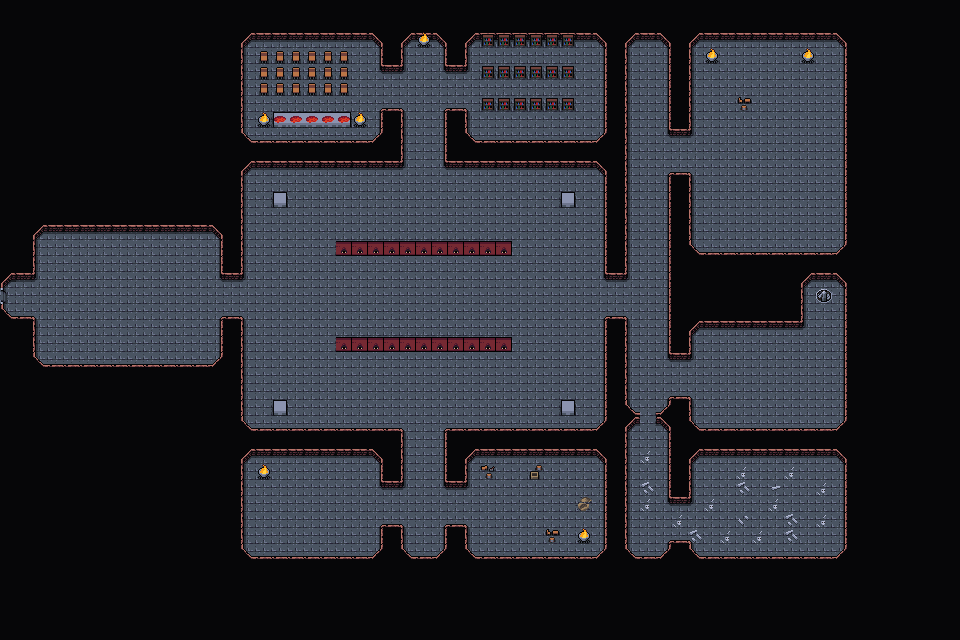

The image is a tile-based game level rendered from a .tmx file. Its description and source (layers, tilesets, objects; grid data summarised) follow:
An orthogonal 60x40 tile map with 16x16 px tiles, 4 tile layers (Background, Walls, Clutter, Clutter), 3 tilesets and 32 objects.

<map version="1.10" tiledversion="1.10.1" orientation="orthogonal" renderorder="right-down" width="60" height="40" tilewidth="16" tileheight="16" infinite="0" nextlayerid="9" nextobjectid="106">
 <editorsettings>
  <export target="wastetown..tmx" format="tmx" />
 </editorsettings>
 <tileset firstgid="1" source="../../tileset/main.tsx" />
 <tileset firstgid="10113" source="../../tileset/buildings.tsx" />
 <tileset firstgid="11905" source="../../tileset/dungeon/dungeon_2.tsx" />
 <layer id="1" name="Background" width="60" height="40">
  <data>[2400 cells, 2400 non-empty, 1 distinct tile ids]</data>
 </layer>
 <layer id="2" name="Walls" width="60" height="40">
  <data>[2400 cells, 1619 non-empty, 14 distinct tile ids]</data>
 </layer>
 <layer id="3" name="Clutter" width="60" height="40">
  <properties>
   <property name="spriteLayer" type="bool" value="true" />
  </properties>
  <data>[2400 cells, 81 non-empty, 19 distinct tile ids]</data>
 </layer>
 <layer id="8" name="Clutter" width="60" height="40">
  <data>[2400 cells, 30 non-empty, 10 distinct tile ids]</data>
 </layer>
 <objectgroup id="4" name="Objects">
  <object id="65" template="../../obj/door_down.tx" x="816.832" y="303.333">
   <properties>
    <property name="teleport" value="../common/maps/map/vampirecastle/vampirecastle_4B.tmx" />
    <property name="teleportObjectId" value="67" />
   </properties>
  </object>
  <object id="66" template="../../obj/enemy.tx" x="405.666" y="515.667">
   <properties>
    <property name="enemy" value="Vampire" />
    <property name="waypoints" value="95,94" />
   </properties>
  </object>
  <object id="67" template="../../obj/enemy.tx" x="272.917" y="202.438">
   <properties>
    <property name="enemy" value="Gargoyle" />
    <property name="speedModifier" type="float" value="30" />
    <property name="threatRange" type="int" value="20" />
   </properties>
  </object>
  <object id="68" template="../../obj/treasure.tx" x="586.167" y="96.5" />
  <object id="70" template="../../obj/entry_left.tx" x="3.66667" y="305" />
  <object id="71" template="../../obj/enemy.tx" x="561.115" y="202.691">
   <properties>
    <property name="enemy" value="Gargoyle" />
    <property name="speedModifier" type="float" value="30" />
    <property name="threatRange" type="int" value="20" />
   </properties>
  </object>
  <object id="72" template="../../obj/enemy.tx" x="560.857" y="411.421">
   <properties>
    <property name="enemy" value="Gargoyle 2" />
    <property name="speedModifier" type="float" value="30" />
    <property name="threatRange" type="int" value="20" />
   </properties>
  </object>
  <object id="73" template="../../obj/enemy.tx" x="272.652" y="411.053">
   <properties>
    <property name="enemy" value="Gargoyle 2" />
    <property name="speedModifier" type="float" value="30" />
    <property name="threatRange" type="int" value="20" />
   </properties>
  </object>
  <object id="74" template="../../obj/enemy.tx" x="387.333" y="228">
   <properties>
    <property name="enemy" value="Bat" />
    <property name="speedModifier" type="float" value="30" />
    <property name="threatRange" type="int" value="20" />
    <property name="waypoints" value="74,83,86,85" />
   </properties>
  </object>
  <object id="75" template="../../obj/enemy.tx" x="454.667" y="314.667">
   <properties>
    <property name="enemy" value="Bat" />
    <property name="speedModifier" type="float" value="30" />
    <property name="threatRange" type="int" value="20" />
    <property name="waypoints" value="87,84,85,83" />
   </properties>
  </object>
  <object id="76" template="../../obj/enemy.tx" x="319.333" y="376.667">
   <properties>
    <property name="enemy" value="Bat" />
    <property name="speedModifier" type="float" value="30" />
    <property name="threatRange" type="int" value="20" />
    <property name="waypoints" value="82,87,84,85,83" />
   </properties>
  </object>
  <object id="77" template="../../obj/manashards.tx" x="356.667" y="62" />
  <object id="78" template="../../obj/manashards.tx" x="761.333" y="62.6667" />
  <object id="79" template="../../obj/manashards.tx" x="820" y="548.667" />
  <object id="80" template="../../obj/manashards.tx" x="576.667" y="480" />
  <object id="81" template="../../obj/booster.tx" x="812.667" y="425.333">
   <properties>
    <property name="reward">[
	{
		"type": "card",
		"probability": 0.5,
		"count": 1,
		"cardName": "Murder|PRM|1"
	},
	{
		"type": "card",
		"probability": 0.5,
		"count": 1,
		"cardName": "Vendetta|MMQ|1"
	},
	{
		"type": "card",
		"probability": 0.5,
		"count": 1,
		"cardName": "Sign in Blood|PRM|1"
	},
	{
		"type": "card",
		"probability": 0.5,
		"count": 1,
		"cardName": "Bone Harvest|MIR|1"
	},
	{
		"type": "card",
		"probability": 0.5,
		"count": 1,
		"cardName": "Dark Banishing|ICE|1"
	},
	{
		"type": "card",
		"probability": 0.5,
		"count": 1,
		"cardName": "Terror|LEA|1"
	},
	{
		"type": "card",
		"probability": 0.5,
		"count": 1,
		"cardName": "Diabolic Edict|PMEI|1"
	},
	{
		"type": "card",
		"probability": 0.5,
		"count": 1,
		"cardName": "Murder|PRM|1"
	},
	{
		"type": "card",
		"probability": 0.5,
		"count": 1,
		"cardName": "Vendetta|MMQ|1"
	},
	{
		"type": "card",
		"probability": 0.5,
		"count": 1,
		"cardName": "Sign in Blood|PRM|1"
	},
	{
		"type": "card",
		"probability": 0.5,
		"count": 1,
		"cardName": "Bone Harvest|MIR|1"
	},
	{
		"type": "card",
		"probability": 0.5,
		"count": 1,
		"cardName": "Dark Banishing|ICE|1"
	},
	{
		"type": "card",
		"probability": 0.5,
		"count": 1,
		"cardName": "Terror|LEA|1"
	},
	{
		"type": "card",
		"probability": 0.5,
		"count": 1,
		"cardName": "Diabolic Edict|PMEI|1"
	}
]</property>
   </properties>
  </object>
  <object id="82" template="../../obj/waypoint.tx" x="518.667" y="226.667" />
  <object id="83" template="../../obj/waypoint.tx" x="292.667" y="356" />
  <object id="84" template="../../obj/waypoint.tx" x="549.333" y="377.333" />
  <object id="85" template="../../obj/waypoint.tx" x="316.667" y="218.667" />
  <object id="86" template="../../obj/waypoint.tx" x="354.667" y="298" />
  <object id="87" template="../../obj/waypoint.tx" x="543.333" y="270" />
  <object id="88" template="../../obj/gate.tx" x="639.235" y="434.149">
   <properties>
    <property name="dialog">[
  {
    "text": "A big gate is blocking the path, through the bars you can see an imposing figure in the room beyond.",
    "options": [
      { "name": "go away" },
      {
        "name": "unlock with the key",
        "condition": [
          { "item": "Sorin's Key" }
        ],
        "text": "The gate is unlocked",
        "options": [
          {
            "name": "continue",
            "action": [
              { "deleteMapObject": -1 },
              { "removeItem": "Sorin's Key" }
            ]
          }
        ]
      }
    ]
  }
]</property>
   </properties>
  </object>
  <object id="92" template="../../obj/enemy.tx" x="417.333" y="100.667">
   <properties>
    <property name="enemy" value="Vampire" />
    <property name="speedModifier" type="float" value="30" />
    <property name="threatRange" type="int" value="40" />
   </properties>
  </object>
  </objectgroup>
</map>
<!-- 8 of 32 objects omitted -->
